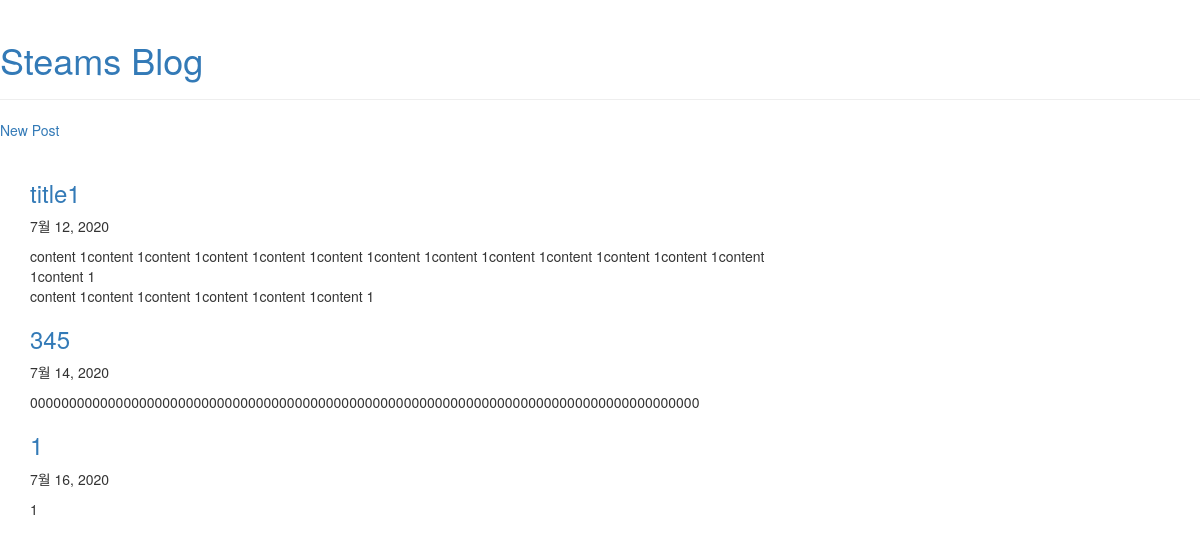
Page /post/ on the earlier database version.
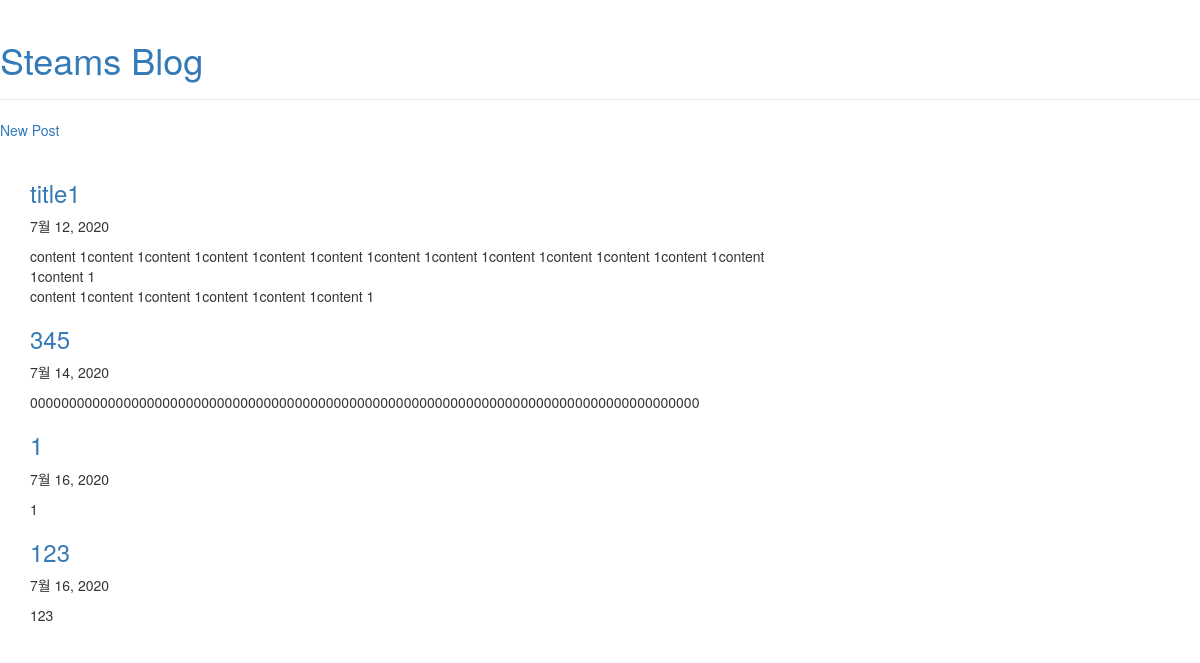
Same page on the later database version.
### blog/models.py (models this page shows, shortened)
class Post(models.Model):
    author = models.ForeignKey(settings.AUTH_USER_MODEL, on_delete=models.CASCADE, null=True)
    title = models.CharField(verbose_name='TITLE',max_length=100)
    content = models.TextField('CONTENT',default='')
    pub_date = models.DateTimeField('PUBLISH DATA',default = timezone.now)
    mod_date = models.DateTimeField('MODIFY DATE',auto_now=True)

### blog/views.py (the view)
# urls.py: path('post/', views.PostLV, name='PostLV'),
def PostLV(request):
    posts=Post.objects.filter(pub_date__lte=timezone.now()).order_by('pub_date')
    return render(request,'templates/blog/post_list.html',{'posts':posts})

### templates/blog/post_list.html
{% extends 'blog/base.html' %}
{% load static %}
{% block content %}
        {% for post in posts %}
        <div class="title">
            <h3><a href="{% url 'blog:PostDV' pk=post.pk %}">{{post.title}}</a></h3>
        </div><div class="date">
            <p>{{post.pub_date | date:"N d, Y"}}</p>
        </div><div class="content">
            <p>{{post.content|linebreaksbr}}</p>
        </div>
        {% endfor %}
{% endblock %}

### templates/blog/base.html (shortened to what this page needs)
{% load static %}
<head>
    <link rel="stylesheet" href="//maxcdn.bootstrapcdn.com/bootstrap/3.2.0/css/bootstrap.min.css">
    <link rel="stylesheet" href="//maxcdn.bootstrapcdn.com/bootstrap/3.2.0/css/bootstrap-theme.min.css">
</head>
<body>
    <div class="page-header">
        <h1><a href="{% url 'blog:PostLV' %}">Steams Blog</a></h1>
    </div>
    <a href="{% url 'blog:PostN' %}" class="top-menu">New Post</a>
    <br>
    <br>
    <div class="content container">
        <div class="row">
            <div class="col-md-8">
                {% block content%}
                {% endblock %}
            </div>
        </div>
    </div>
</body>

Differences in the rows shown:
added Post: title "123", pub_date "7월 16, 2020", content "123"
